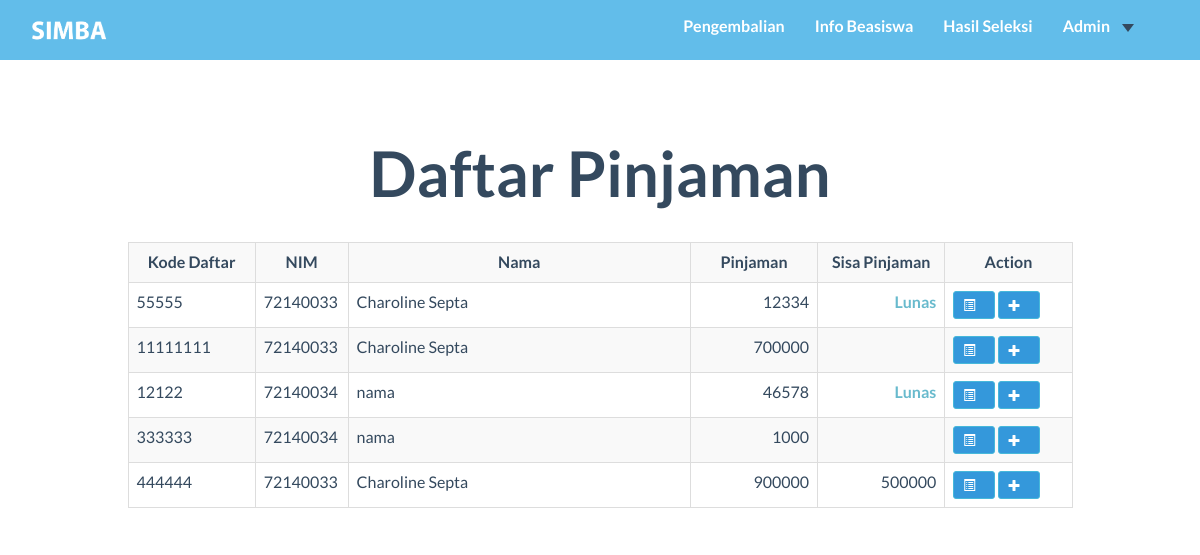
/user_admin/Cicilan.php, run on the app's committed database.
### tables this page shows
CREATE TABLE `pendaftaran` (
  `kd_daftar` int(8) NOT NULL,
  `nim` char(8) NOT NULL,
  `kd_bsw` char(3) NOT NULL,
  `tgl_daftar` timestamp NOT NULL DEFAULT CURRENT_TIMESTAMP,
  `semester` char(9) NOT NULL,
  `thn_ajaran` char(8) NOT NULL,
  `nominal_pengajuan` int(11) NOT NULL,
  `nominal_disetujui` int(11) DEFAULT NULL,
  `sisa_pinjaman` int(11) DEFAULT NULL
);

CREATE TABLE `mahasiswa` (
  `NIM` char(8) NOT NULL,
  `kd_prodi` char(2) NOT NULL,
  `nama_mhs` varchar(99) NOT NULL,
  `gender` char(1) NOT NULL,
  `tgl_lahir` date NOT NULL,
  `email` varchar(99) NOT NULL,
  `alamat` varchar(999) NOT NULL,
  `kode_pos` char(5) NOT NULL,
  `no_telp` char(12) NOT NULL,
  `total_sks` int(11) NOT NULL
);

### user_admin/Cicilan.php (the view, shortened to what this page needs)
<?php
Include ("../function/coba.php");
$q="SELECT pendaftaran.kd_daftar, pendaftaran.nim, nama_mhs, pendaftaran.nominal_disetujui, sisa_pinjaman FROM pendaftaran NATURAL JOIN mahasiswa NATURAL JOIN beasiswa WHERE pendaftaran.kd_bsw like 'P%'AND nominal_disetujui is not null and isTampil = 1";
$getDataPinjaman=mysqli_query($koneksi,$q);
?>
<!DOCTYPE HTML>
<html>
<head>
    <link href="../css/bootstrap.min.css" rel="stylesheet">
    <link rel="stylesheet" href="https://maxcdn.bootstrapcdn.com/bootstrap/3.3.7/css/bootstrap.min.css">
    <link href="../font-awesome/css/font-awesome.min.css" rel="stylesheet">
    <link href="../css/general.css" rel="stylesheet">
    <link href="../css/custom.css" rel="stylesheet">
    <link href="../css/owl.carousel.css" rel="stylesheet">
    <link href="../css/owl.theme.css" rel="stylesheet">
    <link href="../css/style.css" rel="stylesheet">
    <link href="../css/animate.css" rel="stylesheet">
    <link rel="stylesheet" href="../css/magnific-popup.css">
</head>
<body>
  <nav class="navbar-default" role="navigation" style="position: fixed; top: 0px;">
    <div class="container">
      <a class="" href="index.php" ">
        <img src="../img/logo2.png" height="45px" style="margin-top:8px; margin-left:0" id="logo"/>
      </a>
      <div class="collapse navbar-collapse navbar-right navbar-ex1-collapse stuckMenu">
        <ul class="nav navbar-nav">
          <li class="menuItem"><a href="Cicilan.php">Pengembalian </a></li>
          <li class="menuItem"><a href="../index.php#infoBeasiswa">Info Beasiswa </a></li>
          <li class="menuItem"><a href="../index.php#hasilSeleksi">Hasil Seleksi </a></li>
          <li class="menuItem dropdown">
            <a class="dropdown-toggle" data-toggle="dropdown" href="#">Admin<span class="caret"></span></a>
          </li>
        </ul>
      </div>
    </div>
  </nav>
<br/><br/><br/><br/>
  <div class="container">
      <h2 class="text-center">Daftar Pinjaman</h2>
      <br/>
      <div class="row">
          <div class="col-md-1"></div>
          <div class="col-md-10">
              <table class="table table-striped table-bordered">
                  <tr ">
                  <th class="text-center" width="13%">Kode Daftar</th>
                  <th class="text-center" width="5%">NIM</th>
                  <th class="text-center" width="35%">Nama</th>
                  <th class="text-center" width="13%">Pinjaman</th>
                  <th class="text-center" width="13%"> Sisa Pinjaman</th>
                  <th class="text-center" width="13%">Action</th>
                  </tr>
                  <?php
                  while ($rowPjm =  mysqli_fetch_array($getDataPinjaman)){
                      $sisa=(string)$rowPjm[4];
                      if ($sisa==0){
                          $sisa = "<strong style='color: #68bacd'>Lunas</strong>";
                      }
                      echo'
                          <tr>
                              <td>'.$rowPjm['kd_daftar'].'</td>
                              <td>'.$rowPjm['nim'].'</td>
                              <td>'.$rowPjm['nama_mhs'].'</td>
                              <td style="text-align:right">'.$rowPjm['nominal_disetujui'].'</td>
                              <td style="text-align:right">'.$sisa.'</td>
                              <td >
                                    <button type="button" class="btn btn-info btn-xs" data-toggle="modal" data-target="#myModal'.$rowPjm['kd_daftar'].'"><span class="glyphicon glyphicon-list-alt"></span></button>
                                     <button type="button" class="btn btn-info btn-xs" data-toggle="modal" data-target="#addModal'.$rowPjm['kd_daftar'].'"><span class="glyphicon glyphicon-plus"></span></button>
                                    <div id="myModal'.$rowPjm['kd_daftar'].'" class="modal fade" role="dialog">
                                            <td style:"text-algin:left;">'.$rowPjm['kd_daftar'].'</td>
                                            <td>'.$rowPjm['nim'].'</td>
                                            <td>'.$rowPjm['nama_mhs'].'</td>
                                           '.getDetailCicilan($rowPjm['kd_daftar'] ).'
                                    </div>
                                    <div id="addModal'.$rowPjm['kd_daftar'].'" class="modal fade" role="dialog">
                                            <td style:"text-algin:left;">'.$rowPjm['kd_daftar'].'</td>
                                            <td>'.$rowPjm['nim'].'</td>
                                            <td>'.$rowPjm['nama_mhs'].'</td>
                                                 <input type="hidden" min="0 "class="form-control" id="kd_daftar" name="kd_daftar" value="'.$rowPjm['kd_daftar'].'">
                                    </div>
                       ';
                  }
                  ?>
              </table>
  </div>
</body>
</html>

### css/general.css (style rules this page uses)
#logo { float: left; position: absolute;; }
body, html { height: 100%; width: 100%; overflow-x:hidden; }
.glyphicon { margin-right: 10px; }
.navbar-default { position: relative; min-height: 60px; width: 100%; z-index: 999; }
.navbar-default .navbar-nav>li>a { color: #ffffff; }

### css/custom.css (style rules this page uses)
li a, .dropbtn { display: inline-block; color: white; text-align: center; padding: 14px 16px; text-decoration: none; }
li.dropdown { display: inline-block; }
.table th, .table td { padding: 8px 12px; }

### data on the page
pendaftaran: kd_daftar "55555", nim "72140033", nim.nama_mhs "Charoline Septa", nominal_disetujui "12334", sisa_pinjaman "Lunas"
pendaftaran: kd_daftar "11111111", nim "72140033", nim.nama_mhs "Charoline Septa", nominal_disetujui "700000"
pendaftaran: kd_daftar "12122", nim "72140034", nim.nama_mhs "nama", nominal_disetujui "46578", sisa_pinjaman "Lunas"
pendaftaran: kd_daftar "333333", nim "72140034", nim.nama_mhs "nama", nominal_disetujui "1000"
pendaftaran: kd_daftar "444444", nim "72140033", nim.nama_mhs "Charoline Septa", nominal_disetujui "900000", sisa_pinjaman "500000"
